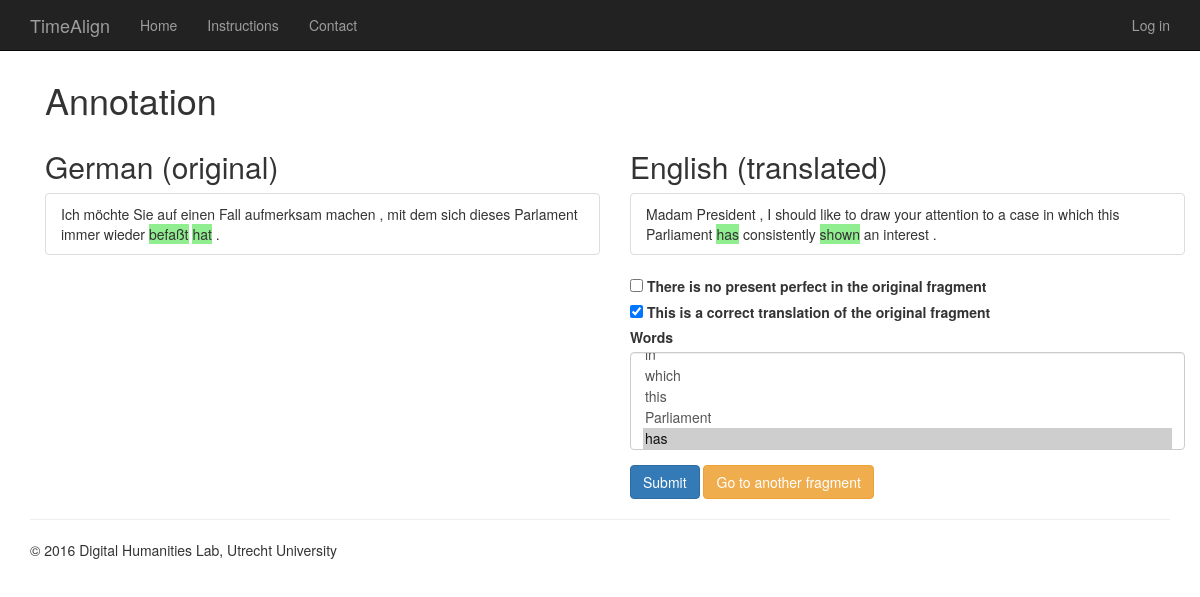
The page /edit/5/ on the database its author committed.
### annotations/models.py (models this page shows, shortened)
class Fragment(models.Model):
    GERMAN = 'de'
    ENGLISH = 'en'
    SPANISH = 'es'
    FRENCH = 'fr'
    DUTCH = 'nl'
    LANGUAGES = (
        (GERMAN, 'German'),
        (ENGLISH, 'English'),
        (SPANISH, 'Spanish'),
        (FRENCH, 'French'),
        (DUTCH, 'Dutch'),
    )
    language = models.CharField(max_length=2, choices=LANGUAGES)
    speaker_language = models.CharField(max_length=2, choices=LANGUAGES)
    document = models.ForeignKey(Document)

class Word(models.Model):
    xml_id = models.CharField(max_length=20)
    word = models.CharField(max_length=200)
    pos = models.CharField(max_length=10)
    lemma = models.CharField(max_length=200, null=True)
    is_target = models.BooleanField(default=False)
    sentence = models.ForeignKey(Sentence)
    def __unicode__(self):
        return self.word

class Annotation(models.Model):
    alignment = models.ForeignKey(Alignment)
    is_no_target = models.BooleanField('There is no present perfect in the original fragment', default=False)
    is_translation = models.BooleanField('This is a correct translation of the original fragment', default=True)
    words = models.ManyToManyField(Word, blank=True)
    annotated_by = models.ForeignKey(settings.AUTH_USER_MODEL)
    annotated_at = models.DateTimeField(auto_now=True)
    class Meta:
        unique_together = ('alignment', 'annotated_by', )

### annotations/views.py (the view, shortened to what this page needs)
# urls.py: url(r'^edit/(?P<pk>\d+)/$', AnnotationUpdate.as_view(), name='edit'),
class AnnotationUpdate(AnnotationMixin, SuccessMessageMixin, generic.UpdateView):
    success_message = 'Annotation edited successfully'
    def get_context_data(self, **kwargs):
        context = super(AnnotationUpdate, self).get_context_data(**kwargs)
        context['annotated_words'] = self.object.words.all()
        return context
    def get_alignment(self):
        return self.object.alignment

### annotations/forms.py (shortened to what this page needs)
class AnnotationForm(forms.ModelForm):
    class Meta:
        model = Annotation
        fields = [
            'is_no_target', 'is_translation', 'words',
        ]
    def __init__(self, *args, **kwargs):
        self.alignment = kwargs.pop('alignment', None)
        translated_sentences = self.alignment.translated_fragment.sentence_set.all()
        super(AnnotationForm, self).__init__(*args, **kwargs)
        self.fields['words'].queryset = Word.objects.filter(sentence__in=translated_sentences)

### annotations/views.py (called while the page is built)
    def get_form_kwargs(self):
        kwargs = super(AnnotationMixin, self).get_form_kwargs()
        kwargs['alignment'] = self.get_alignment()
        return kwargs

    def get_context_data(self, **kwargs):
        context = super(AnnotationMixin, self).get_context_data(**kwargs)
        context['alignment'] = self.get_alignment()
        return context

### annotations/templates/annotations/annotation_form.html (shortened to what this page needs)
{% extends "annotations/base.html" %}
{% load bootstrap3 %}
{% block content %}
{% with f1=alignment.original_fragment f2=alignment.translated_fragment %}
<div class="container">
    <h1>Annotation</h1>
    <div class="row">
        <div class="col-md-6">
            <h2>{{ f1.get_language_display }} (original)</h2>
        </div>
        <div class="col-md-6">
            <h2>{{ f2.get_language_display }} (translated)</h2>
        </div>
    </div>
    <div class="row alignment">
        <div class="col-md-6">
            {% include "annotations/_sentences.html" with sentences=f1.sentence_set.all %}
        </div>
        <div class="col-md-6 translated">
            {% include "annotations/_sentences.html" with sentences=f2.sentence_set.all %}
        </div>
    </div>
    <div class="row">
        <div class="col-md-6"></div>
        <div class="col-md-6">
            <form action="" method="post" class="form">{% csrf_token %}
                {% bootstrap_form form %}
                <button type="submit" class="btn btn-primary">
                    {% bootstrap_icon "ok" %} Submit
                </button>
                <a href="{% url 'annotations:choose' f1.language f2.language %}" role="button" class="btn btn-warning">
                    {% bootstrap_icon "arrow-right" %} Go to another fragment
                </a>
            </form>
        </div>
    </div>
</div>
{% endwith %}
{% endblock %}

### annotations/templates/annotations/_sentences.html (shortened to what this page needs)
<ul class="list-group">
    {% for sentence in sentences %}
    <li class="list-group-item" id="{{ sentence.xml_id }}">
        {% for word in sentence.word_set.all %}
        <span id="{{ word.id }}" {% if word.is_target or word in annotated_words %}class="selected"{% endif %}>{{ word.word }}</span>
        {% endfor %}
    </li>
    {% endfor %}
</ul>

### annotations/templates/annotations/annotation_form.html (style rules this page uses)
.selected { background-color: lightgreen; }

### rows shown on the page
Fragment: language "German"
Fragment: language "English"
Word: word "Ich"
Word: word "möchte"
Word: word "Sie"
Word: word "auf"
Word: word "einen"
Word: word "Fall"
Word: word "aufmerksam"
Word: word "machen"
Word: word ","
Word: word "mit"
Word: word "dem"
Word: word "sich"
Word: word "dieses"
Word: word "Parlament"
Word: word "immer"
Word: word "wieder"
Word: word "befaßt"
Word: word "hat"
Word: word "."
Word: word "Madam"
Word: word "President"
Word: word ","
Word: word "I"
Word: word "should"
Word: word "like"
Word: word "to"
Word: word "draw"
Word: word "your"
Word: word "attention"
Word: word "to"
Word: word "a"
Word: word "case"
Word: word "in"
Word: word "which"
Word: word "this"
Word: word "Parliament"
Word: word "has"
Word: word "consistently"
Word: word "shown"
Word: word "an"
Word: word "interest"
Word: word "."
Annotation: is_translation "☑"
